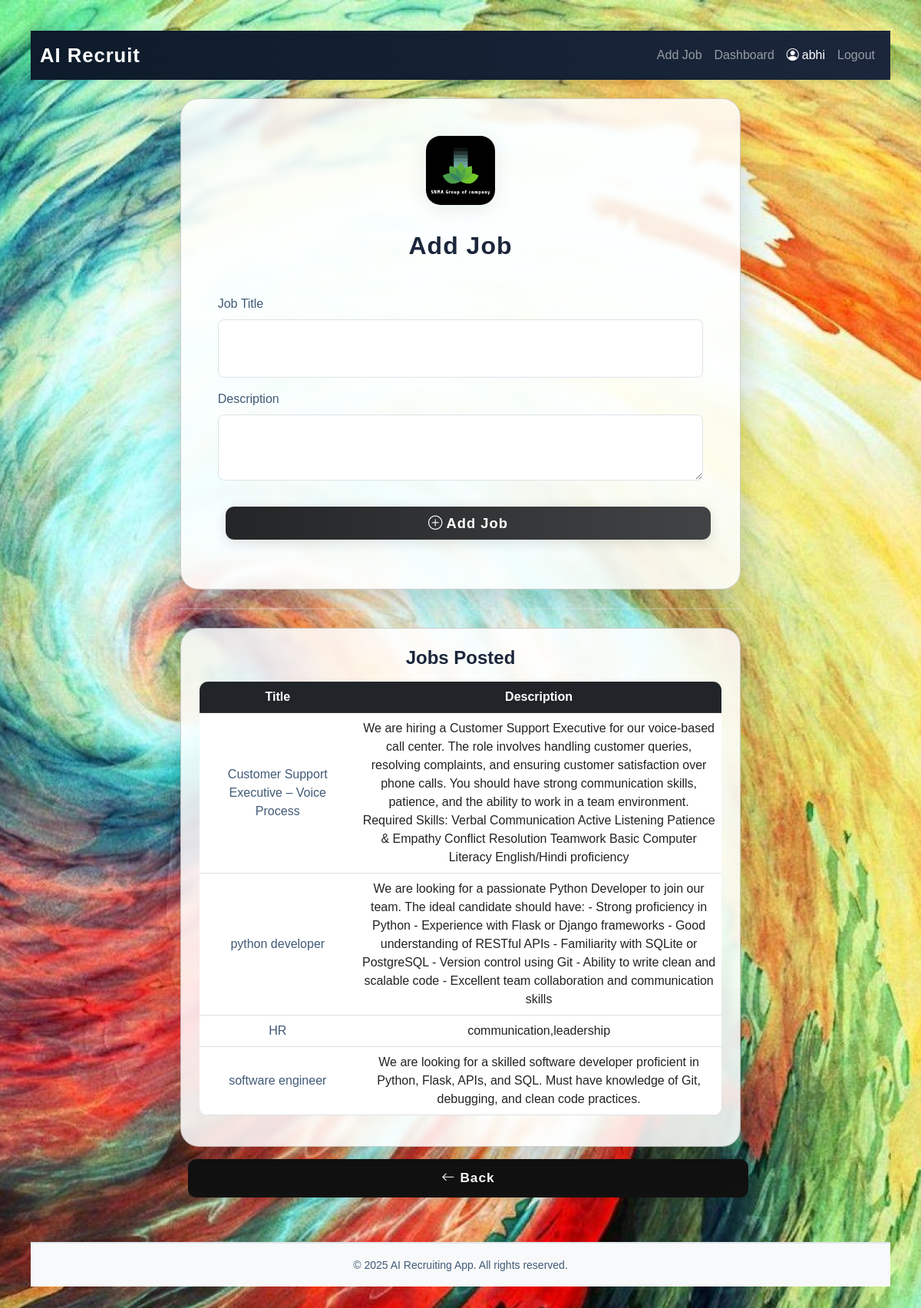
/add_job (signed in), run on the app's committed database.
### tables this page shows
CREATE TABLE jobs (
            id INTEGER PRIMARY KEY, title TEXT, description TEXT);

### app.py (the view, shortened to what this page needs)
@app.route('/add_job', methods=['GET', 'POST'])
def add_job():
    if session.get('role') not in ['admin', 'recruiter']:
        return "Unauthorized", 403
    with sqlite3.connect("database.db") as conn:
        cur = conn.cursor()
        cur.execute("SELECT id, title, description FROM jobs ORDER BY id DESC")
        jobs_posted = cur.fetchall()
    return render_template('add_job.html', jobs_posted=jobs_posted, body_class='jobs-bg')

### templates/add_job.html
{% extends "base.html" %}
{% block content %}
<div class="d-flex justify-content-center align-items-center" style="min-height: 100vh;">
    <div class="col-lg-8">
        <div class="card shadow-lg p-5 mb-4" style="border-radius: 1.5rem; background: rgba(255,255,255,0.85); backdrop-filter: blur(4px);">
            <div class="text-center mb-4">
                <img src="{{ url_for('static', filename='logo.png') }}" alt="Logo"
                     style="height: 90px; margin-bottom: 10px; border-radius: 1.2rem; box-shadow: 0 4px 24px rgba(65,90,119,0.13); object-fit: contain;">
            </div>
            <h2 class="text-center mb-4" style="color: #1b263b; font-weight: 700; letter-spacing: 1px;">Add Job</h2>
            <form method="POST">
                <div class="mb-3">
                    <label class="form-label" style="color: #415a77; font-weight: 500;">Job Title</label>
                     <input type="text" name="title" class="form-control" required
                         style="border-radius: 0.5rem; font-size: 1.25em; padding: 1.1em 1em; min-height: 60px; width: 100%; letter-spacing: 1px;"/>
                </div>
                <div class="mb-4">
                    <label class="form-label" style="color: #415a77; font-weight: 500;">Description</label>
                    <textarea name="description" class="form-control" rows="3" required style="border-radius: 0.5rem;"></textarea>
                </div>
                <button type="submit"
                        class="btn w-100 py-2 mb-3"
                        style="
                            background: linear-gradient(90deg, #232526 0%, #414345 100%);
                            color: #fff;
                            border: none;
                            border-radius: 0.7rem;
                            font-weight: 700;
                            letter-spacing: 1px;
                            font-size: 1.15em;
                            box-shadow: 0 4px 16px rgba(30,30,30,0.13);
                            transition: transform 0.1s, box-shadow 0.1s;
                        "
                        onmouseover="this.style.transform='scale(1.03)';this.style.boxShadow='0 8px 24px rgba(30,30,30,0.18)';"
                        onmouseout="this.style.transform='scale(1)';this.style.boxShadow='0 4px 16px rgba(30,30,30,0.13)';"
                >
                    <i class="bi bi-plus-circle me-1"></i>Add Job
                </button>
            </form>
        </div>
        {% if jobs_posted %}
        <hr class="my-4" style="border-top: 2px solid #e0e7ef;">
        <div class="card shadow-lg p-4" style="border-radius: 1.5rem; background: rgba(255,255,255,0.85); backdrop-filter: blur(4px);">
            <h4 class="mb-3 text-center" style="color: #1b263b; font-weight: 600;">Jobs Posted</h4>
            <div class="table-responsive">
                <table class="table table-hover align-middle" style="border-radius: 0.7rem; overflow: hidden;">
                    <thead class="table-dark">
                        <tr>
                            <th style="width: 30%;">Title</th>
                            <th>Description</th>
                        </tr>
                    </thead>
                    <tbody>
                        {% for job in jobs_posted %}
                        <tr>
                            <td style="font-weight: 500; color: #415a77;">{{ job[1] }}</td>
                            <td style="color: #222;">{{ job[2] }}</td>
                        </tr>
                        {% endfor %}
                    </tbody>
                </table>
            </div>
        </div>
        <a href="{{ url_for('dashboard') }}"
           class="btn w-100 mt-3"
           style="
                background: #111;
                color: #fff;
                border: none;
                border-radius: 0.7rem;
                font-weight: 600;
                letter-spacing: 1px;
                font-size: 1.08em;
                box-shadow: 0 2px 8px rgba(30,30,30,0.10);
                transition: background 0.15s, color 0.15s;">
            <i class="bi bi-arrow-left"></i> Back
        </a>
        {% endif %}
    </div>
</div>
{% endblock %}

### static/style.css (style rules this page uses)
body { font-family: Arial, sans-serif; text-align: center; background-color: #f8f9fa; padding: 40px; }
h1, h2 { color: #333; }
.btn { display: inline-block; background-color: #4CAF50; color: white; padding: 12px 20px; margin: 10px; text-decoration: none; border-radius: 6px; font-size: 16px; }
form { display: inline-block; text-align: left; margin-top: 20px; }
input[type="text"], input[type="password"], select { padding: 8px; width: 200px; }
.jobs-bg { min-height: 100vh; background: url('../static/jobs-bg.jpg') no-repeat center center fixed; background-size: cover; }

### data on the page
jobs: title "Customer Support Executive – Voice Process", description "We are hiring a Customer Support Executive for our voice-based call center. The role involves handling customer queries, resolving complaints, and ensuring customer satisfaction over phone calls. You should have strong communication skills, patience, and the ability to work in a team environment. Required Skills: Verbal Communication Active Listening Patience & Empathy Conflict Resolution Teamwork Basic Computer Literacy English/Hindi proficiency"
jobs: title "python developer", description "We are looking for a passionate Python Developer to join our team. The ideal candidate should have: - Strong proficiency in Python - Experience with Flask or Django frameworks - Good understanding of RESTful APIs - Familiarity with SQLite or PostgreSQL - Version control using Git - Ability to write clean and scalable code - Excellent team collaboration and communication skills"
jobs: title "HR", description "communication,leadership"
jobs: title "software engineer", description "We are looking for a skilled software developer proficient in Python, Flask, APIs, and SQL. Must have knowledge of Git, debugging, and clean code practices."

### other printed values
{{ session.get('name') }} "abhi"
